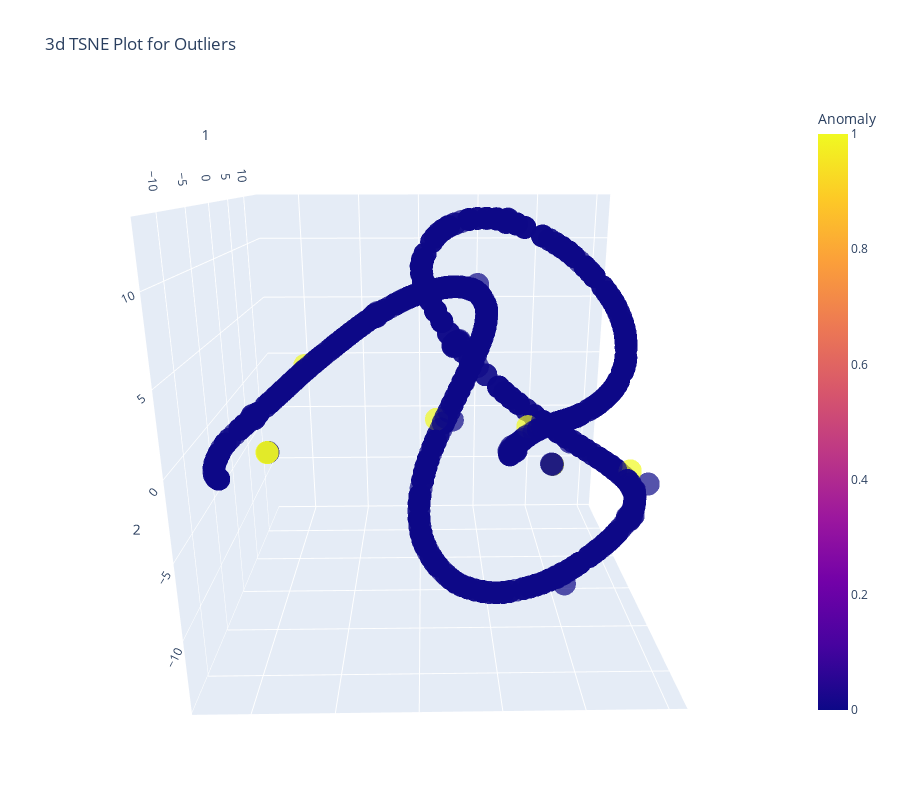

The code cell stored with this chart in its notebook:
### Code cell
plot_model(anomali, plot='tsne')

### Figure 1 — Plotly figure (JSON) as saved in the notebook; plotly's stock layout.template omitted (floating-point values rounded to 4 significant figures; data arrays with more than 128 entries replaced by an {"elided": "..."} marker saying what was removed)
{"data": [{"customdata": {"elided": "1000x1 int values"}, "hovertemplate": "0=%{x}<br>1=%{y}<br>2=%{z}<br>Feature=%{customdata[0]}<br>Anomaly=%{marker.color}<extra></extra>", "legendgroup": "", "marker": {"color": {"elided": "1000 int values"}, "coloraxis": "coloraxis", "opacity": 0.7, "symbol": "circle"}, "mode": "markers", "name": "", "scene": "scene", "showlegend": false, "type": "scatter3d", "x": {"elided": "1000 float values"}, "y": {"elided": "1000 float values"}, "z": {"elided": "1000 float values"}}], "layout": {"coloraxis": {"colorbar": {"title": {"text": "Anomaly"}}, "colorscale": [[0, "#0d0887"], [0.1111, "#46039f"], [0.2222, "#7201a8"], [0.3333, "#9c179e"], [0.4444, "#bd3786"], [0.5556, "#d8576b"], [0.6667, "#ed7953"], [0.7778, "#fb9f3a"], [0.8889, "#fdca26"], [1, "#f0f921"]]}, "height": 800, "legend": {"tracegroupgap": 0}, "scene": {"aspectmode": "auto", "aspectratio": {"x": 1.026, "y": 0.9785, "z": 0.9957}, "camera": {"center": {"x": 0, "y": 0, "z": 0}, "eye": {"x": -0.03123, "y": -1.768, "z": 0.5784}, "projection": {"type": "perspective"}, "up": {"x": 0, "y": 0, "z": 1}}, "domain": {"x": [0, 1], "y": [0, 1]}, "xaxis": {"title": {"text": "0"}, "type": "linear"}, "yaxis": {"title": {"text": "1"}, "type": "linear"}, "zaxis": {"title": {"text": "2"}, "type": "linear"}}, "title": {"text": "3d TSNE Plot for Outliers"}, "width": 900}}
